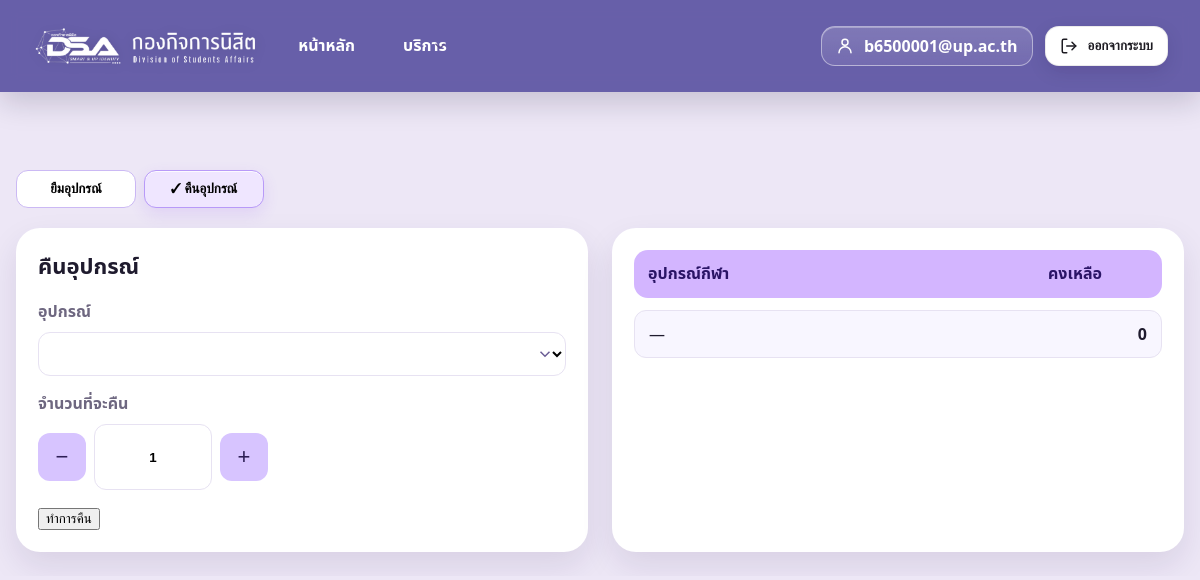
/user/equipment/return/ (signed in), run on an earlier commit of the app's database.
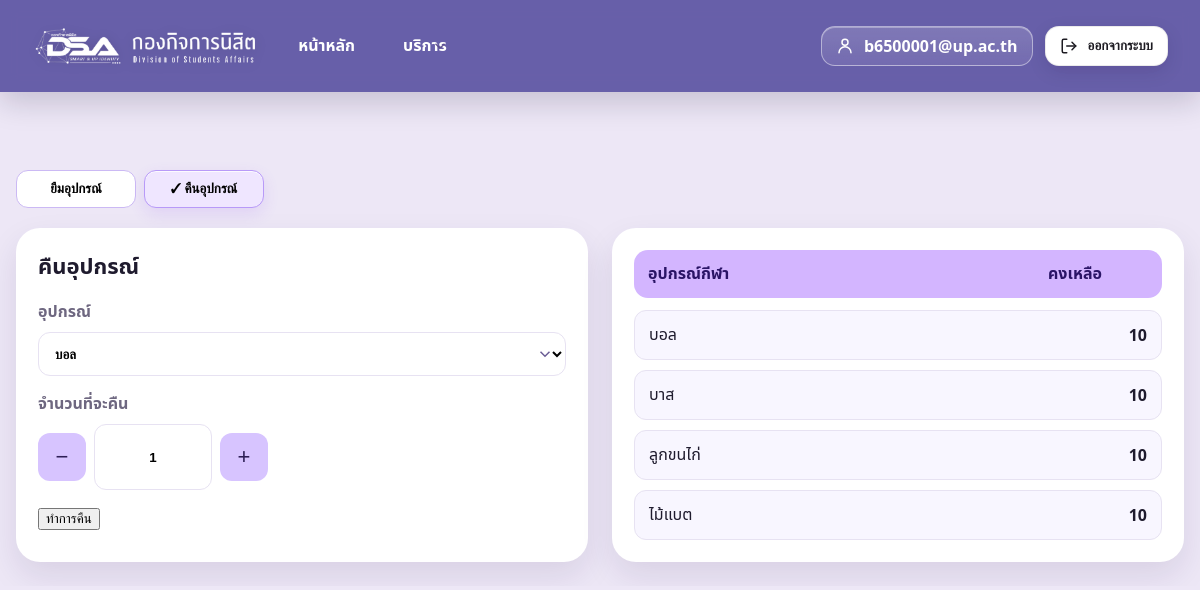
And on a later commit of the database.
### core/models.py (models this page shows, shortened)
class Equipment(models.Model):
    name = models.CharField(max_length=255, unique=True)
    total = models.PositiveIntegerField(default=0)
    stock = models.PositiveIntegerField(default=0)

### core/views.py (the view)
# urls.py: path("user/equipment/return/", views.equipment_return_page, name="user_equipment_return"),
@login_required
def equipment_return_page(request: HttpRequest) -> HttpResponse:
    items = Equipment.objects.order_by("name")
    return render(
        request,
        "equipment_return.html",
        {"equipments": items, "display_name": request.user.get_username()},
    )

### templates/equipment_return.html (shortened to what the changed rows need)
{% load static %}
<!doctype html>
<html lang="th">
  <head>
    <link rel="stylesheet" href="{% static 'assets/css/global.css' %}" />
    <link rel="stylesheet" href="{% static 'assets/css/user_header.css' %}" />
    <link
      rel="stylesheet"
      href="{% static 'assets/css/user_equipment.css' %}"
    />
  </head>
  <body data-page="equipment">
    <br> <br> <br>
    <main class="wrap">
      <section class="grid">
        <div class="panel form-card">
          <h2 class="panel-title">คืนอุปกรณ์</h2>
          <label class="field">
            <div class="select-wrap">
              <select id="equipmentReturn">
                {% for e in equipments %}
                <option value="{{ e.name }}">{{ e.name }}</option>
                {% empty %}
                <option disabled>ยังไม่มีข้อมูลอุปกรณ์</option>
                {% endfor %}
              </select>
            </div>
          </label>
        </div>
        <div class="panel stock-card">
          <ul class="stock-list" id="stockList">
            {% for e in equipments %}
            <li><span>{{ e.name }}</span><b>{{ e.stock }}</b></li>
            {% empty %}
            <li><span>—</span><b>0</b></li>
            {% endfor %}
          </ul>
        </div>
      </section>
    </main>
  </body>
</html>

What changed in the data, as far as the page shows it:
added Equipment: name "บอล", stock "10"
added Equipment: name "บาส", stock "10"
added Equipment: name "ลูกขนไก่", stock "10"
added Equipment: name "ไม้แบต", stock "10"
Also different on the page:
form field value: (not shown) → "บอล"
text no longer shown: "— 0"
